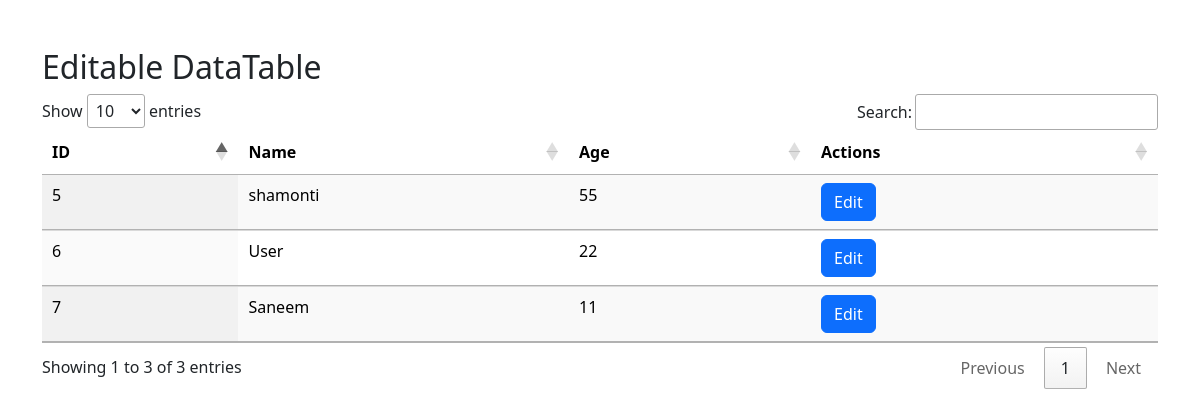
Page /table/ on the earlier database version.
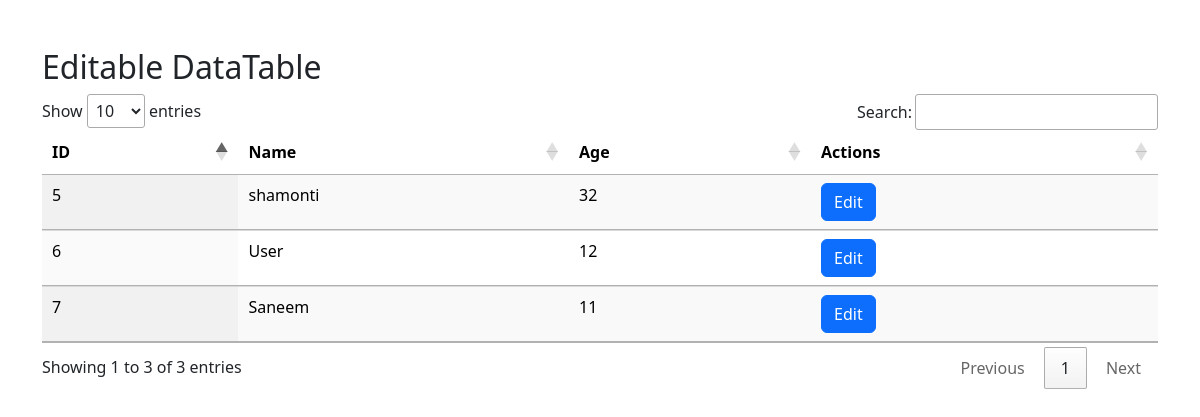
Same page on the later database version.
### modal/models.py (models this page shows, shortened)
class Person(models.Model):
    id = models.AutoField(primary_key=True)
    name = models.CharField(max_length=100)
    age = models.PositiveIntegerField()

### modal/views.py (the view)
# urls.py: path("table/", views.table, name="table"),
def table(request):
    people = Person.objects.all()
    return render(request, 'modal.html', {'people': people})

### modal/templates/modal.html (shortened to what this page needs)
<!DOCTYPE html>
<html lang="en">
<head>
    <link href="https://cdn.datatables.net/1.13.6/css/jquery.dataTables.min.css" rel="stylesheet">
    <link href="https://cdn.jsdelivr.net/npm/bootstrap@5.3.2/dist/css/bootstrap.min.css" rel="stylesheet">
</head>
<body>
    <div class="container mt-5">
        <h2>Editable DataTable</h2>
        <table id="dataTable" class="display table table-striped" style="width:100%">
            <thead>
                <tr>
                    <th>ID</th>
                    <th>Name</th>
                    <th>Age</th>
                    <th>Actions</th>
                </tr>
            </thead>
            <tbody>
                {% for person in people %}
                <tr>
                  <td>{{ person.id }}</td>
                  <td>{{ person.name }}</td>
                  <td>{{ person.age }}</td>
                  <td>
                    <button type="button" class="btn btn-primary edit-btn">Edit</button>
                  </td>
                </tr>
                {% endfor %}
            </tbody>
        </table>
    </div>
</body>
</html>

Differences in the rows shown:
changed Person "shamonti": age "55" → "32"
changed Person "User": age "22" → "12"
